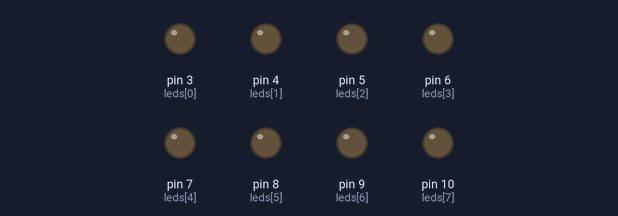
The sketch below on a simulated Arduino Uno, built with avr-gcc and run on an emulated ATmega328P. On the bench: output pins drawn as LEDs (lit = HIGH).

Above: at 0.5 s.
At 3.2 s:
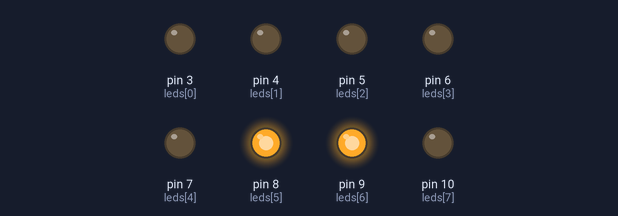
At 4.7 s:
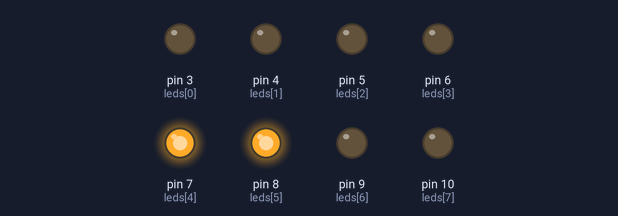
At 6.2 s:
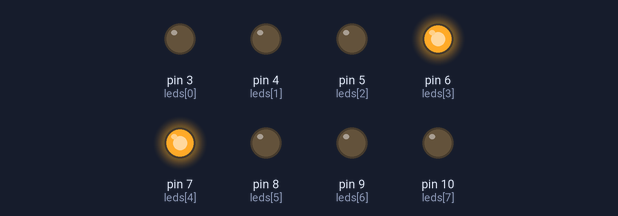
At 9.2 s:
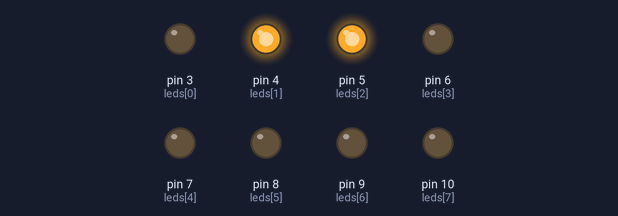
At 12.2 s:
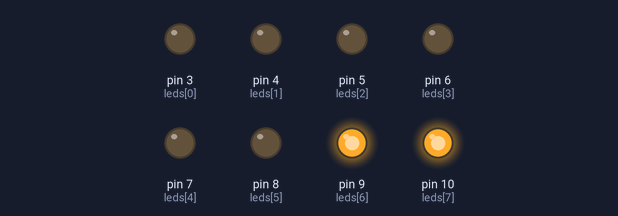
Timing chart, 0 to 13.6 s (numbered marks = the images above):
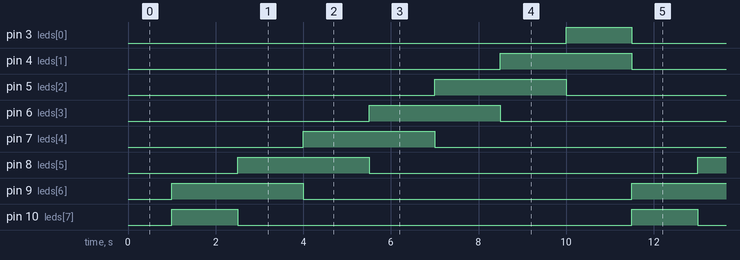

The sketch:

SE_Tarea_Par_Leds.ino
```cpp
int k = 7;
int cociente,residuo;
int leds[8] = {3,4,5,6,7,8,9,10};
int i;
int num;
void setup() {
  // put your setup code here, to run once:
  for(i = 0; i < 8; i++){
    pinMode(leds[i], OUTPUT);
  }

  Serial.begin(9600);
}

void loop() {
  //Primeros 2 bits 2 + 1 = 3
  num = 3;
  // Ultimo par de bits: 128 + 64 = 196
  while(num<=196){
    cociente = Serial.readString().toInt();
    //Convertir v en binario para encender los leds
    k=7;
    cociente = num;
    while(cociente>0){
      residuo = cociente%2;
      digitalWrite(leds[k--],residuo);
      cociente = cociente/2;
    }
    for(;k>=0;k--){
      digitalWrite(leds[k],0);
    }
    //num = num*2;
    num <<=1;
    delay(500);
  }
}
```

Measured:
- by itself, pin 3 (leds[0]), pin 10 (leds[7]): alternates HIGH for 1.5 s and LOW for 9.0 s
- by itself, pin 4 (leds[1]), pin 5 (leds[2]), pin 6 (leds[3]), pin 7 (leds[4]), pin 8 (leds[5]), pin 9 (leds[6]): alternates HIGH for 3.0 s and LOW for 7.5 s
- by itself, everything shown: repeats every 10.5 s, in 7 steps
